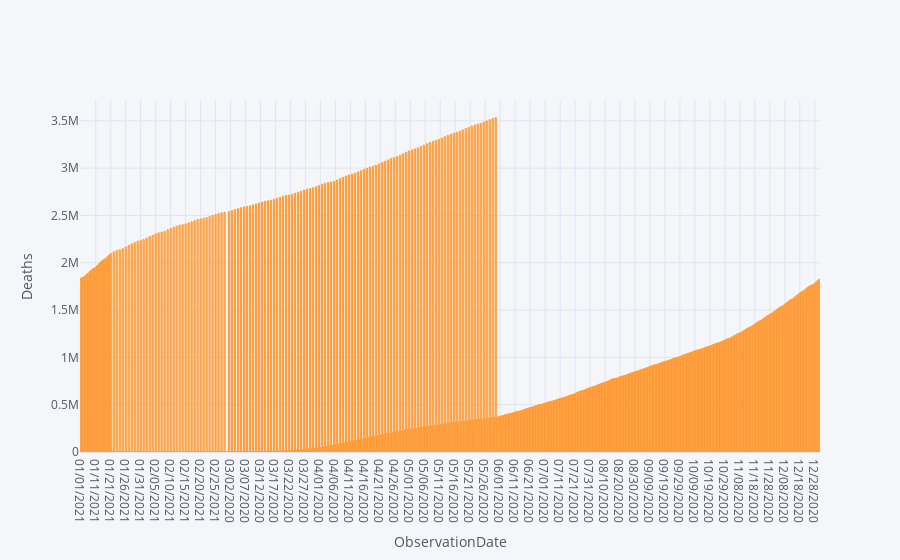

The code cell stored with this chart in its notebook:
### Code cell
deaths.iplot(kind='bar',x='ObservationDate',y='Deaths',xTitle='ObservationDate',yTitle="Deaths")

### Figure 1 — Plotly figure (JSON) as saved in the notebook; plotly's stock layout.template omitted (floating-point values rounded to 4 significant figures; data arrays with more than 128 entries replaced by an {"elided": "..."} marker saying what was removed)
{"data": [{"marker": {"color": "rgba(255, 153, 51, 0.6)", "line": {"color": "rgba(255, 153, 51, 1.0)", "width": 1}}, "name": "Deaths", "orientation": "v", "text": "", "type": "bar", "x": {"elided": "494 str values"}, "y": {"elided": "494 int values"}}], "layout": {"legend": {"bgcolor": "#F5F6F9", "font": {"color": "#4D5663"}}, "paper_bgcolor": "#F5F6F9", "plot_bgcolor": "#F5F6F9", "title": {"font": {"color": "#4D5663"}}, "xaxis": {"gridcolor": "#E1E5ED", "showgrid": true, "tickfont": {"color": "#4D5663"}, "title": {"font": {"color": "#4D5663"}, "text": "ObservationDate"}, "zerolinecolor": "#E1E5ED"}, "yaxis": {"gridcolor": "#E1E5ED", "showgrid": true, "tickfont": {"color": "#4D5663"}, "title": {"font": {"color": "#4D5663"}, "text": "Deaths"}, "zerolinecolor": "#E1E5ED"}}}
